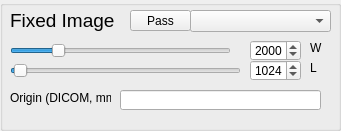
  <widget class="QGroupBox" name="groupBox">
   <property name="geometry">
    <rect>
     <x>10</x>
     <y>10</y>
     <width>341</width>
     <height>131</height>
    </rect>
   </property>
   <property name="title">
    <string/>
   </property>
   <widget class="QComboBox" name="comboBoxImgFixed">
    <property name="geometry">
     <rect>
      <x>190</x>
      <y>10</y>
      <width>141</width>
      <height>22</height>
     </rect>
    </property>
   </widget>
   <widget class="QLabel" name="label_11">
    <property name="geometry">
     <rect>
      <x>10</x>
      <y>10</y>
      <width>111</width>
      <height>21</height>
     </rect>
    </property>
    <property name="font">
     <font>
      <pointsize>14</pointsize>
     </font>
    </property>
    <property name="text">
     <string>Fixed Image</string>
    </property>
   </widget>
   <widget class="QSlider" name="sliderFixedW">
    <property name="geometry">
     <rect>
      <x>10</x>
      <y>40</y>
      <width>221</width>
      <height>21</height>
     </rect>
    </property>
    <property name="maximum">
     <number>10000</number>
    </property>
    <property name="singleStep">
     <number>10</number>
    </property>
    <property name="pageStep">
     <number>100</number>
    </property>
    <property name="value">
     <number>2000</number>
    </property>
    <property name="orientation">
     <enum>Qt::Horizontal</enum>
    </property>
   </widget>
   <widget class="QSpinBox" name="spinBoxFixedW">
    <property name="geometry">
     <rect>
      <x>250</x>
      <y>40</y>
      <width>51</width>
      <height>21</height>
     </rect>
    </property>
    <property name="maximum">
     <number>10000</number>
    </property>
    <property name="singleStep">
     <number>100</number>
    </property>
    <property name="value">
     <number>2000</number>
    </property>
   </widget>
   <widget class="QSlider" name="sliderFixedL">
    <property name="geometry">
     <rect>
      <x>10</x>
      <y>60</y>
      <width>231</width>
      <height>21</height>
     </rect>
    </property>
    <property name="maximum">
     <number>65535</number>
    </property>
    <property name="singleStep">
     <number>10</number>
    </property>
    <property name="pageStep">
     <number>100</number>
    </property>
    <property name="value">
     <number>1024</number>
    </property>
    <property name="orientation">
     <enum>Qt::Horizontal</enum>
    </property>
   </widget>
   <widget class="QSpinBox" name="spinBoxFixedL">
    <property name="geometry">
     <rect>
      <x>250</x>
      <y>60</y>
      <width>51</width>
      <height>21</height>
     </rect>
    </property>
    <property name="maximum">
     <number>65535</number>
    </property>
    <property name="singleStep">
     <number>100</number>
    </property>
    <property name="value">
     <number>1024</number>
    </property>
   </widget>
   <widget class="QLineEdit" name="lineEditOriginFixed">
    <property name="geometry">
     <rect>
      <x>120</x>
      <y>90</y>
      <width>201</width>
      <height>20</height>
     </rect>
    </property>
   </widget>
   <widget class="QLabel" name="label_17">
    <property name="geometry">
     <rect>
      <x>10</x>
      <y>90</y>
      <width>101</width>
      <height>16</height>
     </rect>
    </property>
    <property name="text">
     <string>Origin (DICOM, mm)</string>
    </property>
   </widget>
   <widget class="QLabel" name="label_29">
    <property name="geometry">
     <rect>
      <x>310</x>
      <y>40</y>
      <width>21</width>
      <height>16</height>
     </rect>
    </property>
    <property name="text">
     <string>W</string>
    </property>
   </widget>
   <widget class="QLabel" name="label_30">
    <property name="geometry">
     <rect>
      <x>310</x>
      <y>60</y>
      <width>21</width>
      <height>16</height>
     </rect>
    </property>
    <property name="text">
     <string>L</string>
    </property>
   </widget>
   <widget class="QPushButton" name="pushButtonPassFixed">
    <property name="geometry">
     <rect>
      <x>130</x>
      <y>10</y>
      <width>61</width>
      <height>21</height>
     </rect>
    </property>
    <property name="text">
     <string>Pass</string>
    </property>
   </widget>
  </widget>
